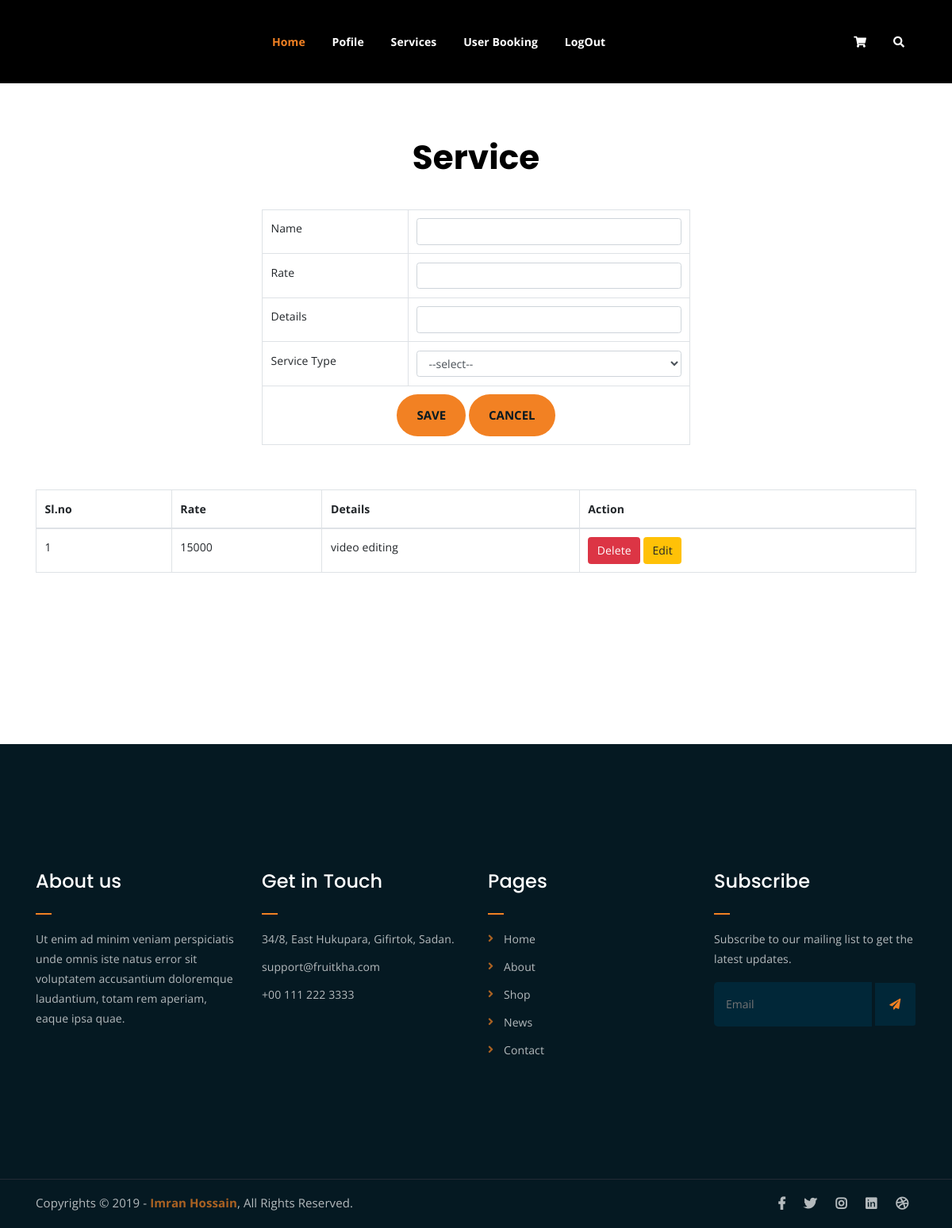
Before: /ServiceProvider/services/ (signed in) with the older database file.
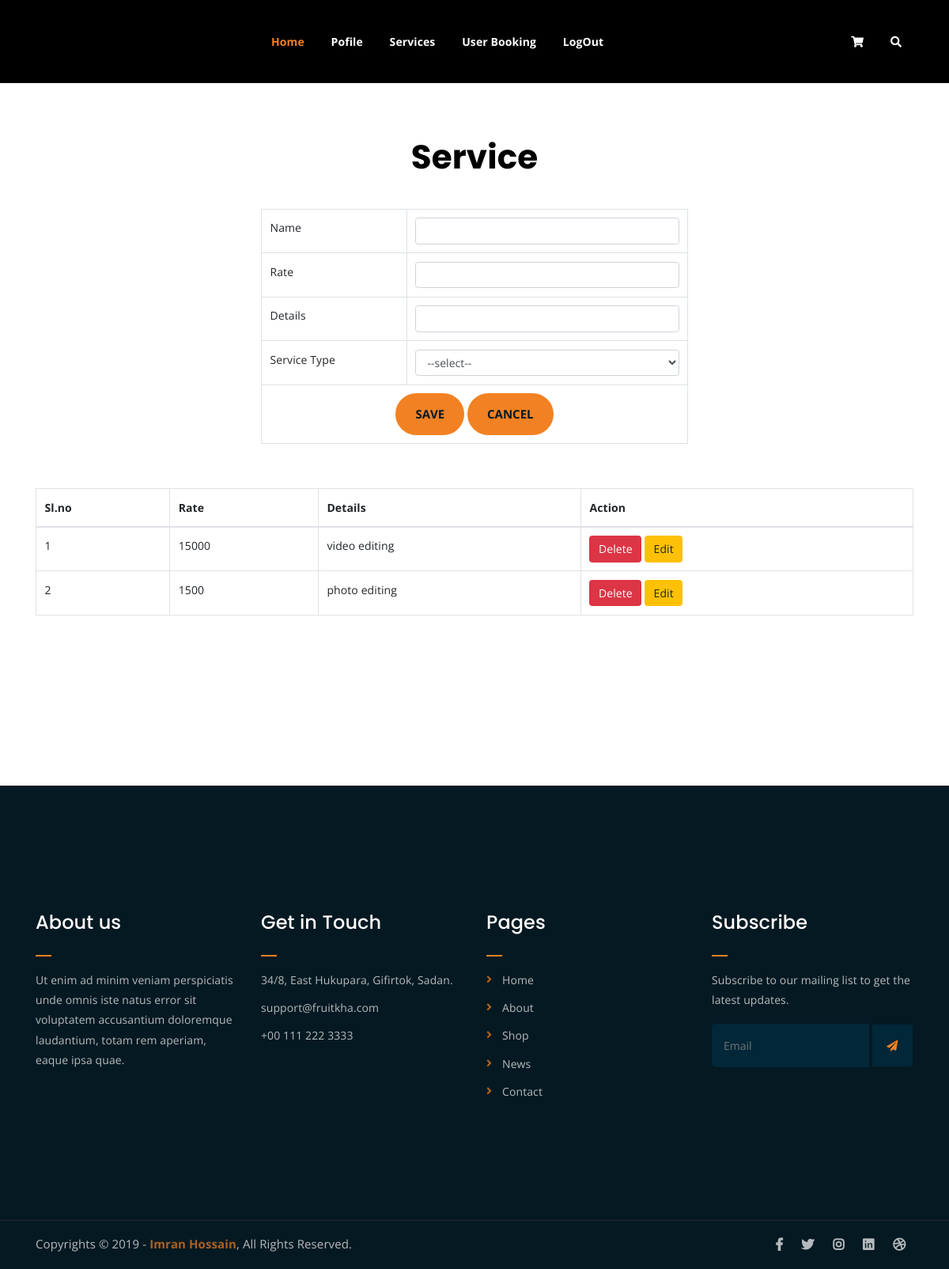
After: the same page with the newer database file.
### ServiceProvider/models.py (models this page shows)
class tbl_services(models.Model):
    name=models.CharField(max_length=50)
    rate=models.IntegerField()
    details=models.CharField(max_length=50)
    service=models.ForeignKey(tbl_service,on_delete=models.CASCADE)
    serviceprovider=models.ForeignKey(tbl_serviceprovider,on_delete=models.CASCADE)

### ServiceProvider/views.py (the view)
# urls.py: path('services/',views.services,name="Services"),
def services(request):
    serviceproviderdata=tbl_serviceprovider.objects.get(id=request.session["spid"])
    disdata=tbl_service.objects.all()
    data=tbl_services.objects.filter(serviceprovider=serviceproviderdata)
    if request.method=="POST":
        dis=tbl_service.objects.get(id=request.POST.get("select_ser"))
        tbl_services.objects.create(
        name = request.POST.get("txt_name"),
        rate = request.POST.get("txt_rate"),
        details = request.POST.get("txt_detail"),
        service=dis,
        serviceprovider=serviceproviderdata)
        return render(request,"ServiceProvider/Services.html",{'disdata':disdata,'data':data})
    else:
        return render(request,"ServiceProvider/Services.html",{'disdata':disdata,'data':data})

### ServiceProvider/Templates/ServiceProvider/Services.html (shortened to what this page needs)
{% extends 'ServiceProvider/header.html'%}
{% load static %}
{% block content %}
<!DOCTYPE html>
<html lang="en">
<head>
</head>
<body>
    <center><h2 style="color: black">Service</h2></center>
    <form action="" method="post">
        <div class="container mt-5">
            <div class="row justify-content-center">
                <div class="col-md-6">
                    <table class="table table-bordered" align="center">
                        <tr>
                            <td>Name</td>
                            <td><input type="text" class="form-control" name="txt_name" id=""></td>
                        </tr>
                        <tr>
                            <td>Rate</td>
                            <td><input type="rate" class="form-control" name="txt_rate" id=""></td>
                        </tr>
                        <tr>
                            <td>Details</td>
                            <td><input type="text" class="form-control" name="txt_detail" id=""></td>
                        </tr>
                        <tr>
                            <td>Service Type</td>
                            <td>
                                <select class="form-control" name="select_ser" id="sel_service">
                                    <option>--select--</option>
                                </select>
                            </td>
                        </tr>
                        <tr>
                            <td colspan="2" align="center">
                                <input type="submit" class="btn btn-primary" name="btn_save" value="Save" id="">
                                <input type="submit" class="btn btn-secondary" name="btn_reset" value="Cancel" id="">
                            </td>
                        </tr>
                    </table>
                </div>
            </div>
        </div>
    </form>
    <div class="container mt-5">
        <table class="table table-bordered">
            <thead>
                <tr>
                    <th>Sl.no</th>
                    <th>Rate</th>
                    <th>Details</th>
                    <th>Action</th>
                </tr>
            </thead>
            <tbody>
                {% for i in data %}
                <tr>
                    <td>{{forloop.counter}}</td>
                    <td>{{i.rate}}</td>
                    <td>{{i.details}}</td>
                    <td>
                        <a href="{% url 'ServiceProvider:del_services' i.id %}" class="btn btn-danger">Delete</a>
                        <a href="{% url 'ServiceProvider:edit_services' i.id %}" class="btn btn-warning">Edit</a>
                    </td>
                </tr>
                {% endfor %}
            </tbody>
        </table>
    </div>
</body>
</html>
{% endblock content %}

Changed rows visible on the page:
added tbl_services: rate "1500", details "photo editing"
